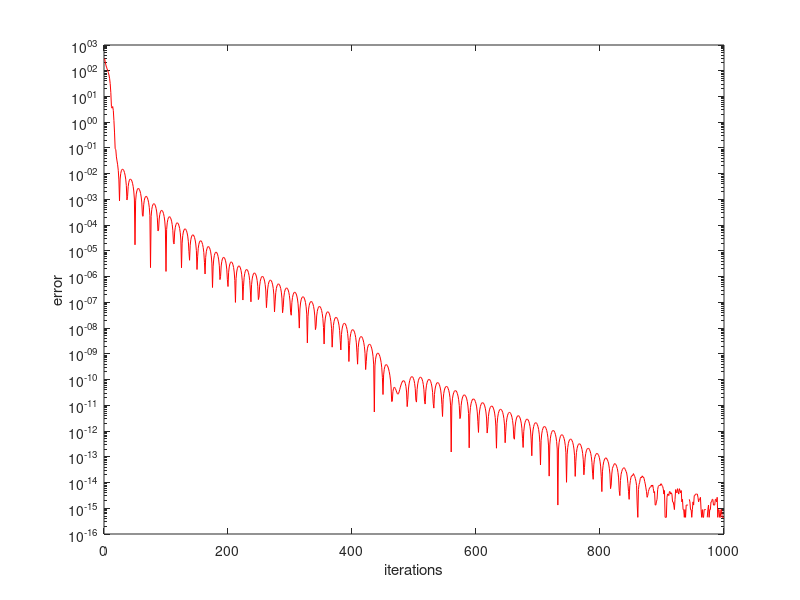

MATLAB code to generate this figure:
clear 
clc
rng(100)
m = 100; % The number of data (row)
n = 500; % The number of variables (column)
A = normrnd(0, 1, [m,n]); % generate data
b = 0.01 * normrnd(0, 25, [m,1]); % generate random coefficient
la = 4;
K = 1000;
x0 = 0.1 * ones(n,1);
xk = x0;
xk_1 = x0;
yk = x0;
cost = zeros(K-1, 1);
L = max(eig(A' * A));
z = x0;
t1 = 1;
for i = 1: 10000
    z = (yk - 0.5 * L^-1 * A' * (A * yk - b));
    xk = max(abs(z) - la * L^-1, 0) .* sign(z);
    t2 = (1 + sqrt(1 + 4 * t1^2)) / 2;
    yk1 = xk + (t1 - 1) * t2^-1 * (xk - xk_1);
    cost(i) = 0.5 * norm(A * xk - b, 2)^2 + la * norm(xk, 1);
    t1 = t2;
    xk_1 = xk;
    yk = yk1;
end
f_opt = 0.5 * norm(A * xk - b, 2)^2 + la * norm(xk, 1);
uk = x0;
uk_1 = x0;
vk = x0;
z_ = x0;
t_1 = 1;
error = zeros(K-1,1);
for i = 1: K
    z_ = (vk - 0.5 * L^-1 * A' * (A * vk - b));
    uk = max(abs(z_) - la * L^-1, 0) .* sign(z_);
    t_2 = (1 + sqrt(1 + 4 * t_1^2)) / 2;
    vk1 = uk + (t_1 - 1) * t_2^-1 * (uk - uk_1);
    error(i) = abs(0.5 * norm(A * uk - b, 2)^2 + la * norm(uk, 1) - f_opt);
    t_1 = t_2;
    uk_1 = uk;
    vk = vk1;
end

iteration = linspace(1,K,K);
figure(1)
semilogy(iteration, error, 'color', 'red')
xlabel('iterations')
ylabel('error')
% A' * (b - A * x_k1)